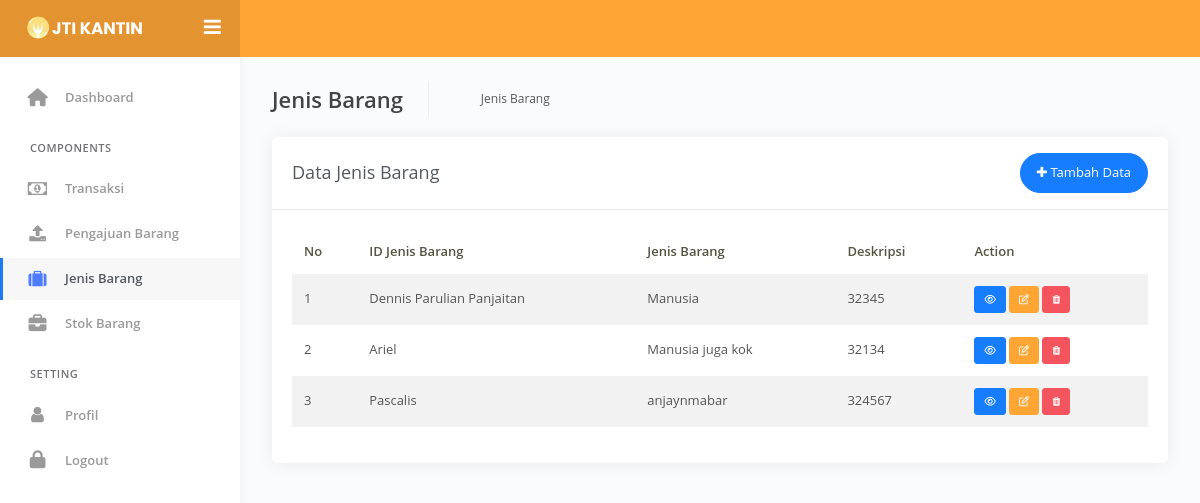
Page /kantinA/pegawai/index.php?view=datajenisbarang on the earlier database version.
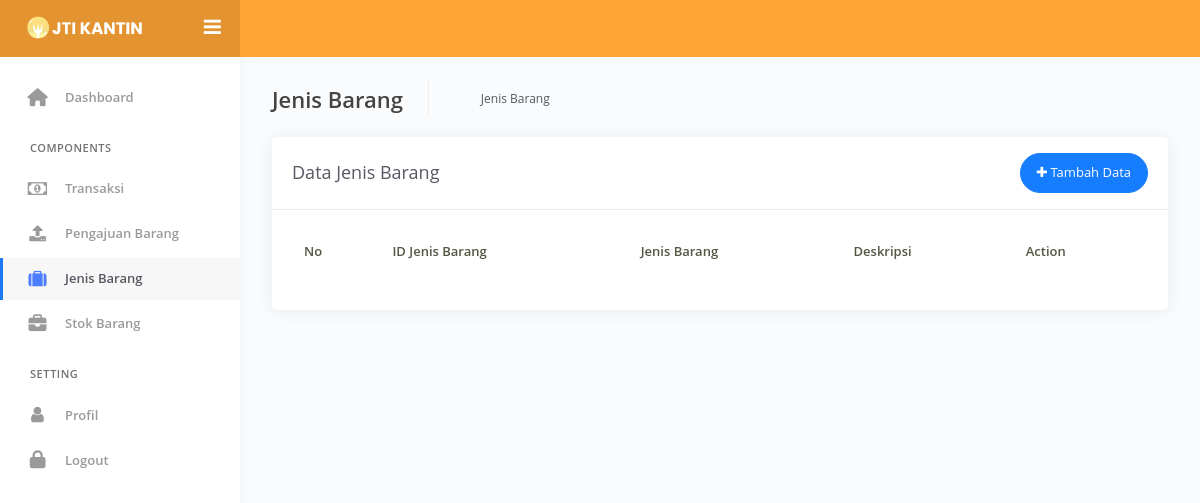
Same page on the later database version.
### tables this page shows
CREATE TABLE `waitingroom` (
  `id_waiting` int(11) NOT NULL,
  `namabarang` varchar(225) NOT NULL,
  `jenisbarang` varchar(50) NOT NULL,
  `sku` varchar(225) NOT NULL,
  `namasupplier` varchar(225) NOT NULL,
  `harga` decimal(10,0) NOT NULL,
  `status` enum('menunggu','disetujui','ditolak') NOT NULL
);

### kantinA/pegawai/dataPegawai/jenisbarang/datajenisbarang.php (the view, shortened to what this page needs)
<div class="main-panel">
    <div class="content">
        <div class="page-inner">
            <div class="page-header">
                <h4 class="page-title">Jenis Barang</h4>
                <ul class="breadcrumbs">
                    <li class="nav-item">
                        <a href="#">Jenis Barang</a>
                    </li>
                </ul>
            </div>
            <div class="row">
                <div class="col-md-12">
                    <div class="card">
                        <div class="card-header">
                            <div class="d-flex align-items-center">
                                <h4 class="card-title">Data Jenis Barang</h4>
                                <a href="?view=createpengajuan" class="btn btn-primary btn-round ml-auto">
                                    <i class="fa fa-plus"></i>
                                    Tambah Data
                                </a>
                            </div>
                        </div>
                        <div class="card-body">
                            <div class="table-responsive">
                                <table id="add-row" class="display table table-striped table-hover">
                                    <thead>
                                        <tr>
                                            <th>No</th>
                                            <th>ID Jenis Barang</th>
                                            <th>Jenis Barang</th>
                                            <th>Deskripsi</th>
                                            <th>Action</th>
                                        </tr>
                                    </thead>
                                    <tbody>
                                        <?php
													$no = 1;
													$query = mysqli_query($conn,'SELECT * FROM waitingroom');
													while ($pengajuan = mysqli_fetch_array($query)) {
												?>
                                        <tr>
                                            <td><?php echo $no++ ?></td>
                                            <td><?php echo $pengajuan['namabarang'] ?></td>
                                            <td><?php echo $pengajuan['jenisbarang'] ?></td>
                                            <td><?php echo $pengajuan['sku'] ?></td>
                                            <td>
                                            <a href="#modalDetailBarang<?php echo $barang['idBarang'] ?>"  data-toggle="modal" title="Detail" class="btn btn-xs btn-primary"><i class="fa fa-eye"></i></a>
											<a href="#modalEditBarang<?php echo $barang['idBarang'] ?>"  data-toggle="modal" title="Edit" class="btn btn-xs btn-warning"><i class="fa fa-edit"></i></a>
											<a href="#modalHapusBarang<?php echo $barang['idBarang'] ?>"  data-toggle="modal" title="Hapus" class="btn btn-xs btn-danger"><i class="fa fa-trash"></i></a>
                                            </td>
                                        </tr>
                                        <?php } ?>
                                    </tbody>
                                </table>
                            </div>
                        </div>
                    </div>
                </div>
            </div>
        </div>
    </div>
</div>

Differences in the rows shown:
removed waitingroom: namabarang "Dennis Parulian Panjaitan", jenisbarang "Manusia", sku "32345"
removed waitingroom: namabarang "Ariel", jenisbarang "Manusia juga kok", sku "32134"
removed waitingroom: namabarang "Pascalis", jenisbarang "anjaynmabar", sku "324567"
